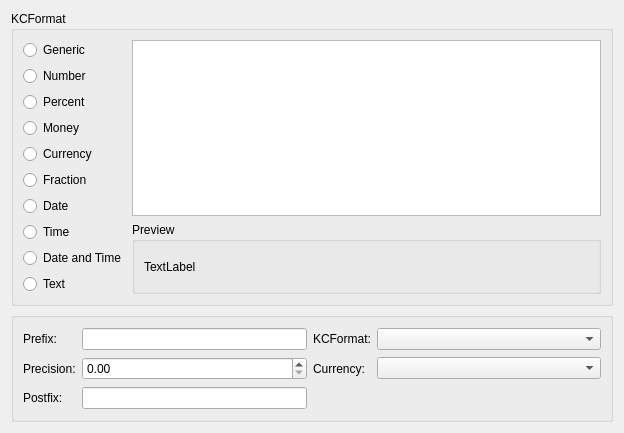
<?xml version="1.0" encoding="UTF-8"?>
<ui version="4.0">
 <author>Stefan Nikolaus &lt;stefan.nikolaus@kdemail.net&gt;</author>
 <comment>This file is part of the KDE project
Copyright (C) 2006 Stefan Nikolaus &lt;stefan.nikolaus@kdemail.net&gt;

This library is free software; you can redistribute it and/or
modify it under the terms of the GNU Library General Public
License as published by the Free Software Foundation; either
version 2 of the License, or (at your option) any later version.

This library is distributed in the hope that it will be useful,
but WITHOUT ANY WARRANTY; without even the implied warranty of
MERCHANTABILITY or FITNESS FOR A PARTICULAR PURPOSE.  See the
GNU Library General Public License for more details.

You should have received a copy of the GNU Library General Public
License along with this library; see the file COPYING.LIB.  If not,
write to the Free Software Foundation, Inc., 51 Franklin Street,
Fifth Floor, Boston, MA 02110-1301, USA.</comment>
 <class>DataFormatWidget</class>
 <widget class="QWidget" name="DataFormatWidget">
  <property name="geometry">
   <rect>
    <x>0</x>
    <y>0</y>
    <width>624</width>
    <height>433</height>
   </rect>
  </property>
  <layout class="QVBoxLayout">
   <item>
    <widget class="QGroupBox" name="groupBox">
     <property name="title">
      <string>KCFormat</string>
     </property>
     <layout class="QGridLayout">
      <item row="7" column="1" rowspan="3">
       <widget class="QGroupBox" name="groupBox_3">
        <property name="title">
         <string>Preview</string>
        </property>
        <layout class="QVBoxLayout">
         <item>
          <widget class="QLabel" name="label">
           <property name="text">
            <string comment="KDE::DoNotExtract">TextLabel</string>
           </property>
          </widget>
         </item>
        </layout>
       </widget>
      </item>
      <item row="0" column="1" rowspan="7">
       <widget class="QListWidget" name="listWidget"/>
      </item>
      <item row="9" column="0">
       <widget class="QRadioButton" name="radioButton_9">
        <property name="text">
         <string>Text</string>
        </property>
       </widget>
      </item>
      <item row="7" column="0">
       <widget class="QRadioButton" name="radioButton_8">
        <property name="text">
         <string>Time</string>
        </property>
       </widget>
      </item>
      <item row="6" column="0">
       <widget class="QRadioButton" name="radioButton_7">
        <property name="text">
         <string>Date</string>
        </property>
       </widget>
      </item>
      <item row="5" column="0">
       <widget class="QRadioButton" name="radioButton_6">
        <property name="text">
         <string>Fraction</string>
        </property>
       </widget>
      </item>
      <item row="4" column="0">
       <widget class="QRadioButton" name="radioButton_5">
        <property name="text">
         <string>Currency</string>
        </property>
       </widget>
      </item>
      <item row="3" column="0">
       <widget class="QRadioButton" name="radioButton_4">
        <property name="text">
         <string>Money</string>
        </property>
       </widget>
      </item>
      <item row="2" column="0">
       <widget class="QRadioButton" name="radioButton_3">
        <property name="text">
         <string>Percent</string>
        </property>
       </widget>
      </item>
      <item row="0" column="0">
       <widget class="QRadioButton" name="radioButton">
        <property name="text">
         <string>Generic</string>
        </property>
       </widget>
      </item>
      <item row="1" column="0">
       <widget class="QRadioButton" name="radioButton_2">
        <property name="text">
         <string>Number</string>
        </property>
       </widget>
      </item>
      <item row="8" column="0">
       <widget class="QRadioButton" name="radioButton_10">
        <property name="text">
         <string>Date and Time</string>
        </property>
       </widget>
      </item>
     </layout>
    </widget>
   </item>
   <item>
    <widget class="QGroupBox" name="groupBox_2">
     <property name="title">
      <string/>
     </property>
     <layout class="QGridLayout">
      <item row="1" column="3">
       <widget class="KComboBox" name="comboBox_2">
        <property name="sizePolicy">
         <sizepolicy hsizetype="MinimumExpanding" vsizetype="Fixed">
          <horstretch>0</horstretch>
          <verstretch>0</verstretch>
         </sizepolicy>
        </property>
       </widget>
      </item>
      <item row="0" column="3">
       <widget class="KComboBox" name="comboBox">
        <property name="sizePolicy">
         <sizepolicy hsizetype="MinimumExpanding" vsizetype="Fixed">
          <horstretch>0</horstretch>
          <verstretch>0</verstretch>
         </sizepolicy>
        </property>
       </widget>
      </item>
      <item row="1" column="2">
       <widget class="QLabel" name="label_6">
        <property name="text">
         <string>Currency:</string>
        </property>
       </widget>
      </item>
      <item row="0" column="2">
       <widget class="QLabel" name="label_5">
        <property name="text">
         <string>KCFormat:</string>
        </property>
       </widget>
      </item>
      <item row="2" column="0">
       <widget class="QLabel" name="label_4">
        <property name="text">
         <string>Postfix:</string>
        </property>
       </widget>
      </item>
      <item row="2" column="1">
       <widget class="KLineEdit" name="lineEdit_2">
        <property name="sizePolicy">
         <sizepolicy hsizetype="MinimumExpanding" vsizetype="Fixed">
          <horstretch>0</horstretch>
          <verstretch>0</verstretch>
         </sizepolicy>
        </property>
       </widget>
      </item>
      <item row="0" column="1">
       <widget class="KLineEdit" name="lineEdit">
        <property name="sizePolicy">
         <sizepolicy hsizetype="MinimumExpanding" vsizetype="Fixed">
          <horstretch>0</horstretch>
          <verstretch>0</verstretch>
         </sizepolicy>
        </property>
       </widget>
      </item>
      <item row="1" column="1">
       <widget class="QDoubleSpinBox" name="doubleSpinBox">
        <property name="sizePolicy">
         <sizepolicy hsizetype="MinimumExpanding" vsizetype="Fixed">
          <horstretch>0</horstretch>
          <verstretch>0</verstretch>
         </sizepolicy>
        </property>
       </widget>
      </item>
      <item row="1" column="0">
       <widget class="QLabel" name="label_3">
        <property name="text">
         <string>Precision:</string>
        </property>
       </widget>
      </item>
      <item row="0" column="0">
       <widget class="QLabel" name="label_2">
        <property name="text">
         <string>Prefix:</string>
        </property>
       </widget>
      </item>
     </layout>
    </widget>
   </item>
  </layout>
 </widget>
 <layoutfunction spacing="KDialog::spacingHint" margin="KDialog::marginHint"/>
 <customwidgets>
  <customwidget>
   <class>KLineEdit</class>
   <extends>QLineEdit</extends>
   <header>klineedit.h</header>
  </customwidget>
  <customwidget>
   <class>KComboBox</class>
   <extends>QComboBox</extends>
   <header>kcombobox.h</header>
  </customwidget>
 </customwidgets>
 <tabstops>
  <tabstop>listWidget</tabstop>
  <tabstop>radioButton</tabstop>
  <tabstop>radioButton_2</tabstop>
  <tabstop>radioButton_3</tabstop>
  <tabstop>radioButton_4</tabstop>
  <tabstop>radioButton_5</tabstop>
  <tabstop>radioButton_6</tabstop>
  <tabstop>radioButton_7</tabstop>
  <tabstop>radioButton_8</tabstop>
  <tabstop>radioButton_9</tabstop>
  <tabstop>lineEdit</tabstop>
  <tabstop>comboBox</tabstop>
  <tabstop>doubleSpinBox</tabstop>
  <tabstop>comboBox_2</tabstop>
  <tabstop>lineEdit_2</tabstop>
 </tabstops>
 <includes>
  <include location="global">kdialog.h</include>
 </includes>
 <resources/>
 <connections/>
</ui>
